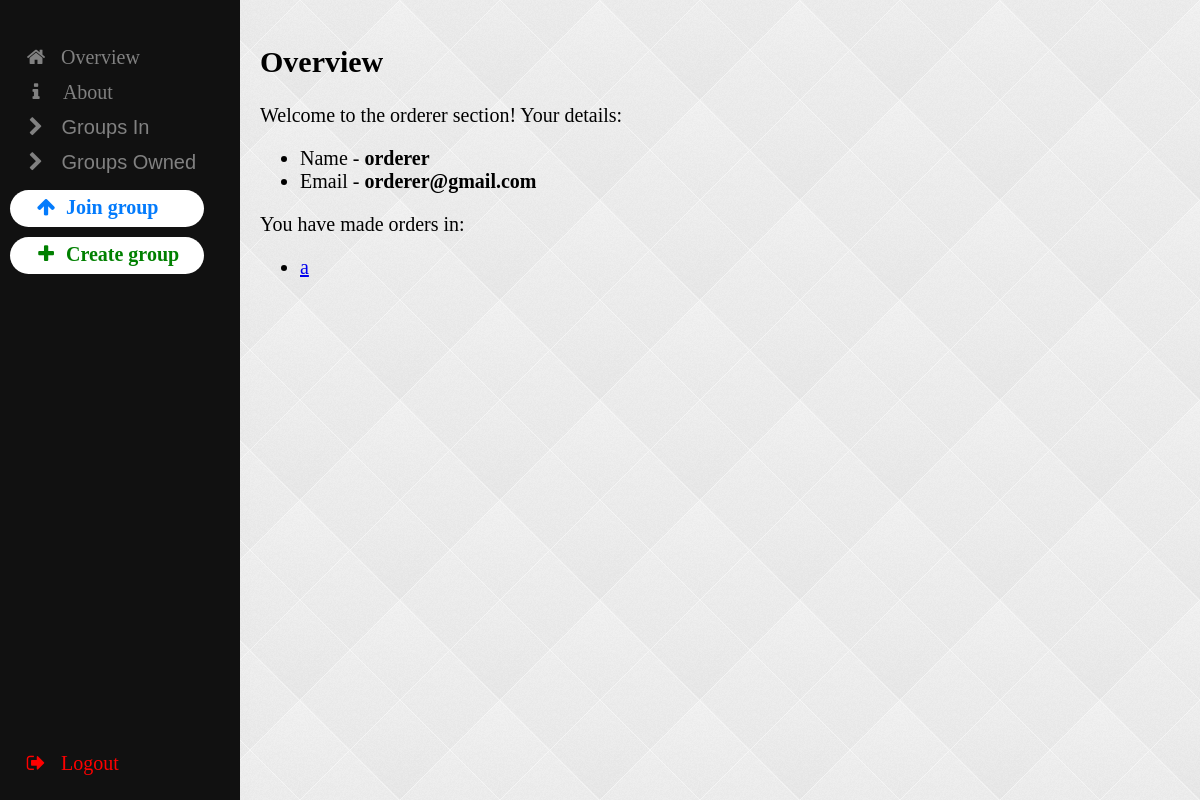
Before: /orderer/home (signed in) with the older database file.
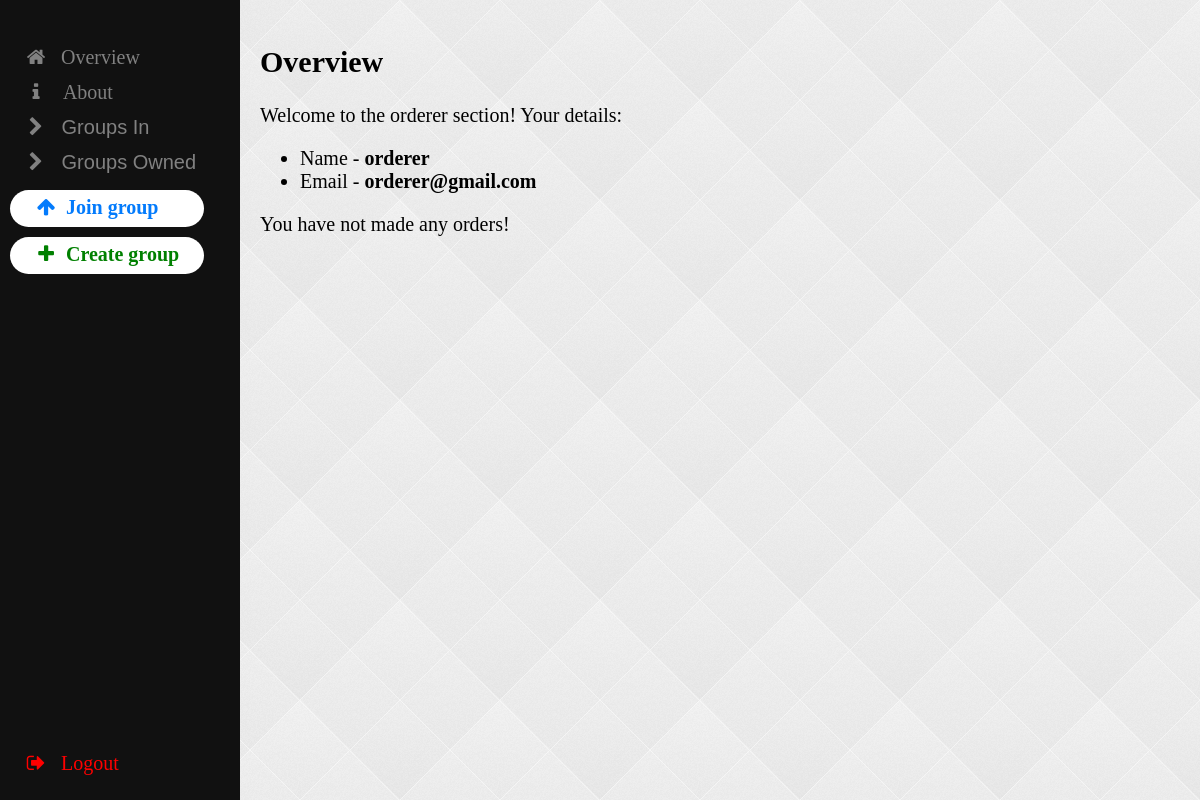
After: the same page with the newer database file.
### app.py (models this page shows, shortened)
class User(db.Model):
    user_id = db.Column(db.Integer, primary_key=True)
    email = db.Column(db.String(320), unique=True, nullable=False)
    name = db.Column(db.String(50), unique=False, nullable=False)
    type = db.Column(db.String(50), unique=False, nullable=False)
    date_created = db.Column(db.DateTime, default=datetime.datetime.now)
    pwHash = db.Column(db.String(60), unique=False, nullable=False)
    confirmed = db.Column(db.Boolean)
    groups_owned = db.relationship("Group", backref="organiser")
    groups_in = db.relationship("Group", secondary=group_members, backref=db.backref("members", lazy="dynamic"))
    orders = db.relationship("Order", backref="orderer")

class Group(db.Model):
    group_id = db.Column(db.Integer, primary_key=True, unique=True, nullable=False)
    gid = db.Column(db.Integer, default=get_gid, unique=True, nullable=False)
    name = db.Column(db.Integer, unique=True, nullable=False)
    invite_code = db.Column(db.String, unique=True, nullable=True)
    timeframe_end = db.Column(db.DateTime, nullable=True, unique=False)
    organiser_id = db.Column(db.Integer, db.ForeignKey("user.user_id"))
    orders = db.relationship("Order", backref="group_in", lazy=True)
    processing_orders = db.Column(db.Boolean, default=False)
    collecting_orders = db.Column(db.Boolean, default=False)

### app.py (the view)
@app.route("/orderer/home", methods=["GET"])
def orderer_home():
    allowed, new_page = authenticate("orderer")
    if not allowed:
        return redirect(new_page)
    user = User.query.get(session["user"])
    ordered_groups = []
    for group_wanted in user.groups_in:
        if Order.query.filter_by(orderer_id=session["user"], group_id=group_wanted.group_id).first():
            ordered_groups.append(group_wanted)
    for group_wanted in user.groups_owned:
        if Order.query.filter_by(orderer_id=session["user"], group_id=group_wanted.group_id).first():
            ordered_groups.append(group_wanted)
    return render_template("orderer_home.html", groups_in=user.groups_in, user=user,
                           groups_owned=user.groups_owned, ordered_groups=ordered_groups)

### app.py (called while the page is built)
def authenticate(page_type=None):
    pages = {None: "/login",
             "orderer": "/orderer/home",
             "staff": "/staff/home",
             "manager": "/manager/home"}
    user = User.query.get(session.get("user"))
    if not user or not user.confirmed:
        return not page_type, pages[None]
    return user.type == page_type, pages[user.type]

### templates/orderer_home.html (shortened to what this page needs)
{% extends "orderer_base.html" %}
{% block content %}
<head>
</head>
    <h2>Overview</h2>
    Welcome to the orderer section!
    Your details:
    <ul>
        <li> Name - <b> {{ user.name }} </b> </li>
        <li> Email - <b> {{ user.email }} </b> </li>
    </ul>
    {% if ordered_groups %}
        <p>
            You have made orders in:
        </p>
        <ul>
            {% for group in ordered_groups %}
            <li> <a href="/orderer/group/{{ group.gid }}"> {{ group.name }} </a> </li>
            {% endfor %}
        </ul>
    {% else %}
        <p>
            You have not made any orders!
        </p>
    {% endif %}
{% endblock %}

### templates/orderer_base.html (shortened to what this page needs)
<html>
{% block styles %}
<link rel="stylesheet"
      href="{{url_for('.static', filename='styles.css')}}">
{% endblock %}
<body>
<link rel="stylesheet" href="https://cdnjs.cloudflare.com/ajax/libs/font-awesome/4.7.0/css/font-awesome.min.css">
<div id="mySidenav" class="sidenav">
    <div class="sidenav-main">
        <a href="/orderer/home"> <i class="fa fa-fw fa-home"></i> Overview</a>
        <a href="/orderer/about"> <i class="fa fa-info" style="margin-right: 3px"></i> About</a>
        <button class="dropdown-btn"><i class="fa fa-chevron-right"></i> Groups In</button>
        <button class="dropdown-btn"><i class="fa fa-chevron-right"></i> Groups Owned</button>
        <a class="button join" onclick="open_join_group_form()"><i class="fa fa-arrow-up"></i><b>Join group</b></a>
        <a class="button create" onclick="open_create_group_form()"><i class="fa fa-plus"></i><b>Create group</b></a>
    </div>
    <a href="/logout" style="position: absolute; bottom: 7%" class="logout"><i class="fa fa-sign-out"></i> Logout</a>
</div>
<div id="main" style="position: relative">
    <div class="content">
        {% block content %} {% endblock %}
    </div>
</div>
</body>
</html>

### static/styles.css (style rules this page uses)
button { border-radius: 4px; }
body { margin: auto; background-image: url("/static/auth_background.png"); background-repeat: repeat; }
body { font-family: Calibri, serif; }
.button { border-radius: 20px; cursor: pointer; margin-left: 10px; margin-top: 10px; width: 13.3%; height: 25px; }
.button.create { color: green; background-color: white; width: auto; margin-right: 5%; }
.button.join { color: #037bfc; background-color: white; width: auto; margin-right: 5%; }
.sidenav { height: 100%; width: 20%; position: fixed; z-index: 1; top: 0; left: 0; background-color: #111; overflow-x: hidden; transition: 0.35s; padding-top: 40px; }
.sidenav-main { overflow-y: auto; height: 80%; padding-right: 25px; }
.sidenav a { padding: 8px 8px 8px 32px; text-decoration: none; font-size: 25px; color: white; display: block; transition: 0.15s; }
.sidenav a, .dropdown-btn { padding: 6px 16px 6px 16px; text-decoration: none; font-size: 20px; color: #818181; display: block; border: none; background: none; text-align: left; cursor: pointer; outline: none; }
.sidenav .logout { color: red; position: absolute; bottom: 7%; border-radius: 100px; width: 220px; }
#main { transition: margin-left 0.35s; padding: 20px; margin-left: 20%; }
.fa { width: 40px !important; text-align: center !important; }
.content { font-size: 20px; width: 80%; }

Changed rows visible on the page:
removed Group: name "a"
Other visible differences:
text no longer shown: "You have made orders in:"
text now shown: "You have not made any orders!"
